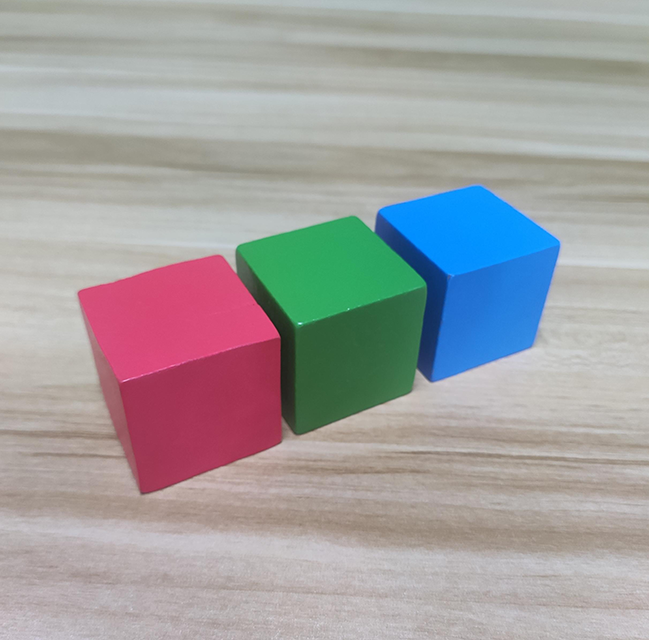
#> input picture OpenCV_tutorials/Contours/test2.jpg, 649 x 640 px
$ python contours_demo.py
#> lines starting #> are read from the running program, lines starting #| are printed output that depends on the picture; after the words box and inside, x2 and y2 are one past the last pixel; in counts of white or black regions, pixels touching at a corner belong together
import cv2
img=cv2.imread('test2.jpg')
#> img is the input picture: shape (640, 649, 3); mean B, G, R 161, 159.8, 161.6
img = cv2.GaussianBlur(img, (5, 5), 0) #gaussian blur
img_gray = cv2.cvtColor(img,cv2.COLOR_BGR2GRAY)
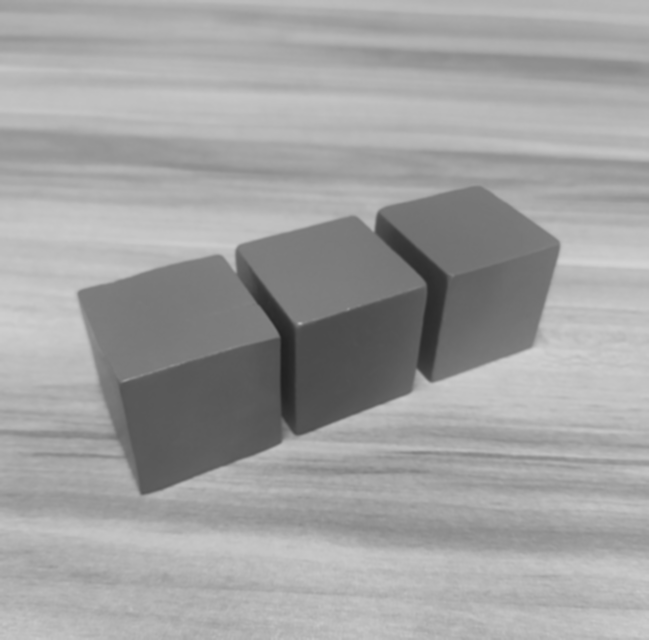
#> img_gray: shape (640, 649); min 32, max 211, mean 160.5
ret, img2 = cv2.threshold(img_gray, 127, 255, cv2.THRESH_BINARY_INV)
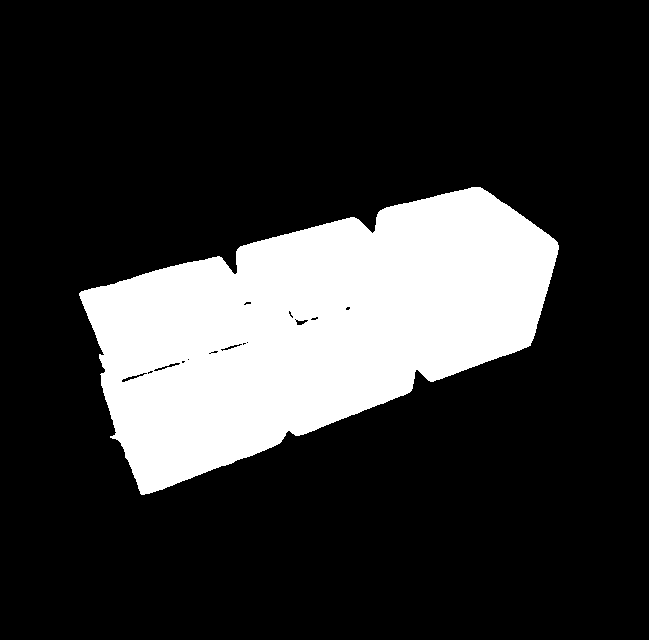
#> img2: shape (640, 649); 20.3% white; 1 white region
contours, hierarchy = cv2.findContours(img2, cv2.RETR_TREE, cv2.CHAIN_APPROX_SIMPLE)
#> contours = 17 contours, 10 with area under 20; largest, box (x1, y1, x2, y2) and area: (79, 187, 559, 495) 84096, (121, 372, 148, 383) 80, (153, 362, 181, 372) 76, (220, 343, 243, 352) 57, (295, 319, 309, 326) 50, (310, 316, 319, 321) 20, (243, 301, 252, 306) 20
img3 = cv2.drawContours(img, contours, -1, (0,255,255), 3)
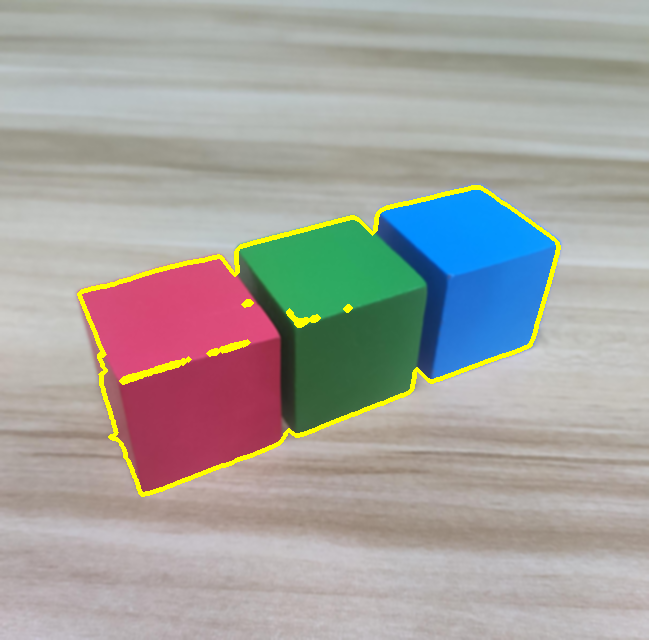
#> img3: shape (640, 649, 3); mean B, G, R 158.3, 162.2, 163.9
cv2.imshow("BINARY", img3)
cv2.waitKey(0)
cv2.destroyAllWindows()
